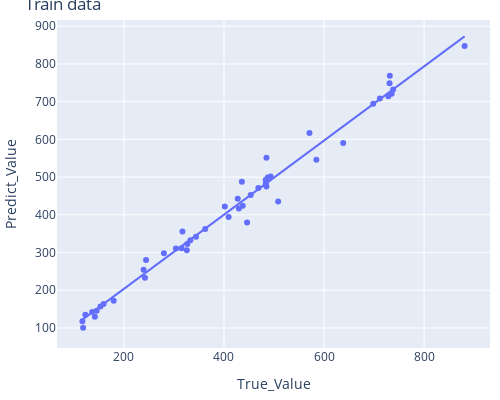
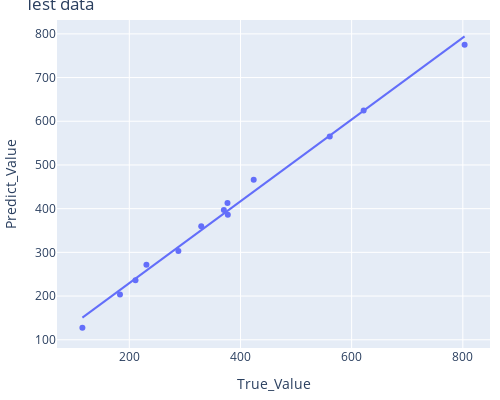

Notebook code for these charts, in order:
### Markdown cell above
<h2 style="color:cyan">Polynomial Regression Model - All inputs - Vane stress</h2>

### Code cell
# All parameters
polyEstimate(x_train_stress, ym_train_stress.Sv, x_test_stress, ym_test_stress.Sv)

### Figure 1 — Plotly figure (JSON) as saved in the notebook; plotly's stock layout.template omitted (floating-point values rounded to 4 significant figures)
{"data": [{"hovertemplate": "True_Value=%{x}<br>Predict_Value=%{y}<extra></extra>", "legendgroup": "", "marker": {"color": "#636efa", "symbol": "circle"}, "mode": "markers", "name": "", "orientation": "v", "showlegend": false, "type": "scatter", "x": [409.2, 362.4, 437.5, 453.4, 508.3, 316.9, 315.3, 427.5, 446.2, 435.7, 136.4, 122.8, 152.9, 159.2, 179.4, 116.9, 118.3, 141.9, 145.5, 735.2, 738.2, 711.7, 698.4, 731.5, 728.6, 731.1, 881.1, 570.9, 584.7, 483.3, 493.2, 483.6, 468.7, 484.9, 484.8, 487.4, 638.3, 401.7, 429.7, 303.9, 326.7, 332.8, 279.9, 244.2, 239.3, 241.9, 325.7, 344], "xaxis": "x", "y": [393.9, 362.7, 424.0, 452.8, 435.2, 356.0, 311.1, 442.9, 379.8, 487.7, 142.5, 134.8, 156.8, 163.5, 172.0, 118.1, 100.3, 130.0, 145.6, 721.0, 732.5, 708.3, 694.4, 769.0, 714.3, 748.9, 847.6, 617.2, 545.9, 492.6, 501.6, 482.4, 470.9, 551.2, 475.2, 499.2, 590.5, 421.9, 416.8, 311.0, 322.5, 332.7, 298.3, 280.2, 254.2, 233.3, 305.7, 342.0], "yaxis": "y"}, {"hovertemplate": "<b>OLS trendline</b><br>Predict_Value = 0.982826 * True_Value + 7.15265<br>R<sup>2</sup>=0.982826<br><br>True_Value=%{x}<br>Predict_Value=%{y} <b>(trend)</b><extra></extra>", "legendgroup": "", "marker": {"color": "#636efa", "symbol": "circle"}, "mode": "lines", "name": "", "showlegend": false, "type": "scatter", "x": [116.9, 118.3, 122.8, 136.4, 141.9, 145.5, 152.9, 159.2, 179.4, 239.3, 241.9, 244.2, 279.9, 303.9, 315.3, 316.9, 325.7, 326.7, 332.8, 344, 362.4, 401.7, 409.2, 427.5, 429.7, 435.7, 437.5, 446.2, 453.4, 468.7, 483.3, 483.6, 484.8, 484.9, 487.4, 493.2, 508.3, 570.9, 584.7, 638.3, 698.4, 711.7, 728.6, 731.1, 731.5, 735.2, 738.2, 881.1], "xaxis": "x", "y": [122.0, 123.4, 127.8, 141.2, 146.6, 150.2, 157.4, 163.6, 183.5, 242.3, 244.9, 247.2, 282.2, 305.8, 317.0, 318.6, 327.3, 328.2, 334.2, 345.2, 363.3, 402.0, 409.3, 427.3, 429.5, 435.4, 437.1, 445.7, 452.8, 467.8, 482.2, 482.4, 483.6, 483.7, 486.2, 491.9, 506.7, 568.2, 581.8, 634.5, 693.6, 706.6, 723.2, 725.7, 726.1, 729.7, 732.7, 873.1], "yaxis": "y"}], "layout": {"height": 400, "legend": {"tracegroupgap": 0}, "margin": {"b": 10, "l": 10, "r": 10, "t": 20}, "title": {"text": "Train data"}, "width": 500, "xaxis": {"anchor": "y", "domain": [0, 1], "title": {"text": "True_Value"}}, "yaxis": {"anchor": "x", "domain": [0, 1], "title": {"text": "Predict_Value"}}}}

### Figure 2 — Plotly figure (JSON) as saved in the notebook; plotly's stock layout.template omitted (floating-point values rounded to 4 significant figures)
{"data": [{"hovertemplate": "True_Value=%{x}<br>Predict_Value=%{y}<extra></extra>", "legendgroup": "", "marker": {"color": "#636efa", "symbol": "circle"}, "mode": "markers", "name": "", "orientation": "v", "showlegend": false, "type": "scatter", "x": [329.4, 288.3, 115.6, 560.6, 423.8, 621.6, 803.2, 230.8, 211.1, 183.2, 370.1, 376.6, 377.2], "xaxis": "x", "y": [359.7, 303.1, 127.3, 565.1, 466.4, 624.8, 775.3, 271.4, 236.3, 203.8, 396.7, 413.2, 385.9], "yaxis": "y"}, {"hovertemplate": "<b>OLS trendline</b><br>Predict_Value = 0.936096 * True_Value + 42.3244<br>R<sup>2</sup>=0.993349<br><br>True_Value=%{x}<br>Predict_Value=%{y} <b>(trend)</b><extra></extra>", "legendgroup": "", "marker": {"color": "#636efa", "symbol": "circle"}, "mode": "lines", "name": "", "showlegend": false, "type": "scatter", "x": [115.6, 183.2, 211.1, 230.8, 288.3, 329.4, 370.1, 376.6, 377.2, 423.8, 560.6, 621.6, 803.2], "xaxis": "x", "y": [150.5, 213.8, 239.9, 258.4, 312.2, 350.7, 388.8, 394.9, 395.4, 439.0, 567.1, 624.2, 794.2], "yaxis": "y"}], "layout": {"height": 400, "legend": {"tracegroupgap": 0}, "margin": {"b": 10, "l": 10, "r": 10, "t": 20}, "title": {"text": "Test data"}, "width": 500, "xaxis": {"anchor": "y", "domain": [0, 1], "title": {"text": "True_Value"}}, "yaxis": {"anchor": "x", "domain": [0, 1], "title": {"text": "Predict_Value"}}}}
